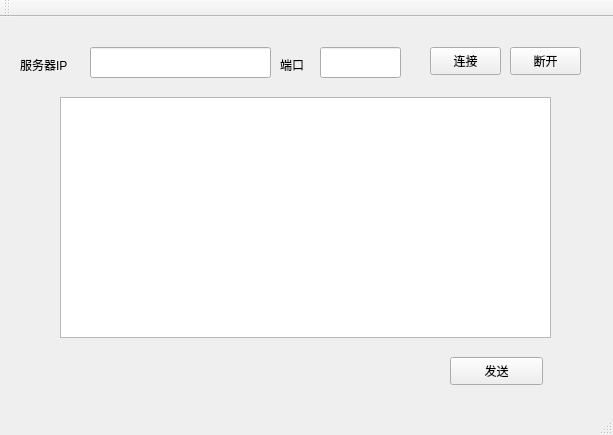
<?xml version="1.0" encoding="UTF-8"?>
<ui version="4.0">
 <class>MainWindow</class>
 <widget class="QMainWindow" name="MainWindow">
  <property name="geometry">
   <rect>
    <x>0</x>
    <y>0</y>
    <width>613</width>
    <height>435</height>
   </rect>
  </property>
  <property name="windowTitle">
   <string>MainWindow</string>
  </property>
  <widget class="QWidget" name="centralWidget">
   <widget class="QLineEdit" name="ipText">
    <property name="geometry">
     <rect>
      <x>90</x>
      <y>30</y>
      <width>181</width>
      <height>31</height>
     </rect>
    </property>
   </widget>
   <widget class="QLabel" name="label">
    <property name="geometry">
     <rect>
      <x>20</x>
      <y>40</y>
      <width>72</width>
      <height>15</height>
     </rect>
    </property>
    <property name="text">
     <string>服务器IP</string>
    </property>
   </widget>
   <widget class="QLineEdit" name="portText">
    <property name="geometry">
     <rect>
      <x>320</x>
      <y>30</y>
      <width>81</width>
      <height>31</height>
     </rect>
    </property>
   </widget>
   <widget class="QLabel" name="label_2">
    <property name="geometry">
     <rect>
      <x>280</x>
      <y>40</y>
      <width>72</width>
      <height>15</height>
     </rect>
    </property>
    <property name="text">
     <string>端口</string>
    </property>
   </widget>
   <widget class="QTextEdit" name="messageText">
    <property name="geometry">
     <rect>
      <x>60</x>
      <y>80</y>
      <width>491</width>
      <height>241</height>
     </rect>
    </property>
   </widget>
   <widget class="QPushButton" name="sendButton">
    <property name="geometry">
     <rect>
      <x>450</x>
      <y>340</y>
      <width>93</width>
      <height>28</height>
     </rect>
    </property>
    <property name="text">
     <string>发送</string>
    </property>
   </widget>
   <widget class="QPushButton" name="connectButton">
    <property name="geometry">
     <rect>
      <x>430</x>
      <y>30</y>
      <width>71</width>
      <height>28</height>
     </rect>
    </property>
    <property name="text">
     <string>连接</string>
    </property>
   </widget>
   <widget class="QPushButton" name="disconnectButton">
    <property name="geometry">
     <rect>
      <x>510</x>
      <y>30</y>
      <width>71</width>
      <height>28</height>
     </rect>
    </property>
    <property name="text">
     <string>断开</string>
    </property>
   </widget>
  </widget>
  <widget class="QMenuBar" name="menuBar">
   <property name="geometry">
    <rect>
     <x>0</x>
     <y>0</y>
     <width>613</width>
     <height>26</height>
    </rect>
   </property>
  </widget>
  <widget class="QToolBar" name="mainToolBar">
   <attribute name="toolBarArea">
    <enum>TopToolBarArea</enum>
   </attribute>
   <attribute name="toolBarBreak">
    <bool>false</bool>
   </attribute>
  </widget>
  <widget class="QStatusBar" name="statusBar"/>
 </widget>
 <layoutdefault spacing="6" margin="11"/>
 <resources/>
 <connections/>
</ui>
